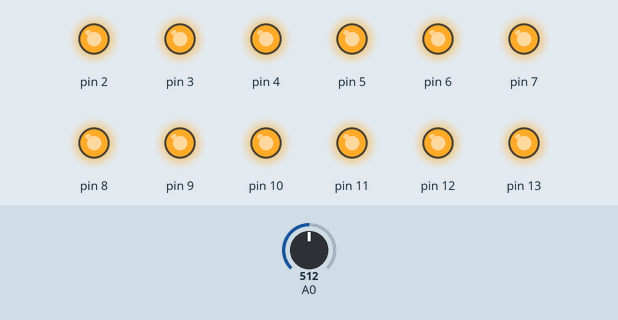
A sketch run on a simulated Arduino Uno, built with avr-gcc and run on an emulated ATmega328P. Shown: output pins drawn as LEDs (lit = HIGH). The test bench sets the inputs (shaded band); at power-on: A0 = 512.

Above: at 0.2 s.
At 1.7 s:
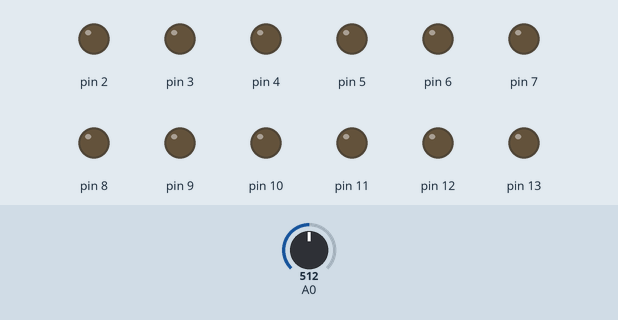
Timing chart, 0 to 3.0 s (numbered marks = the images above):
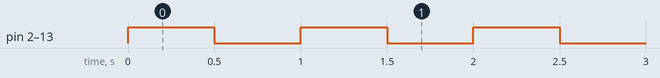

The sketch:

all_pins_uno.ino
```cpp
void setup() {
  Serial.begin(9600);

  // Digital Pins 2 to 13 as Outputs
  for (int i = 2; i <= 13; i++) {
    pinMode(i, OUTPUT);
  }

  // Analog Pins A0 to A5 as Inputs
  for (int i = A0; i <= A5; i++) {
    pinMode(i, INPUT);
  }
}

void loop() {
  // Reading from an Analog pin
  int analogVal = analogRead(A0);

  // Driving a PWM pin (Pin 3) based on input
  analogWrite(3, analogVal / 4);

  // Blinking all digital pins together
  for (int i = 2; i <= 13; i++) {
    digitalWrite(i, HIGH);
  }
  delay(500);

  for (int i = 2; i <= 13; i++) {
    digitalWrite(i, LOW);
  }
  delay(500);
}
```

Measured:
- by itself, pin 2–13: alternates HIGH for 0.50 s and LOW for 0.50 s
